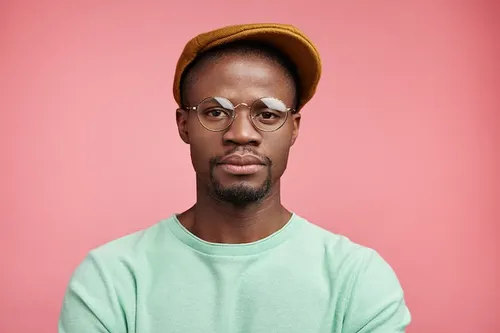
#> input picture 1.jpg, 500 x 333 px
$ python main.py
#> lines starting #> are read from the running program, lines starting #| are printed output that depends on the picture
from PIL import Image
import numpy as np
import os

#geting the image file name from the user
image = input("Enter the image file name (including the extension): ")
#> the answer given: 1.jpg

#the width value to change the magnification

width = 500


#setting thr treshold valure which the pixel value will be compared to

a = 25
b = 50
c = 75
d = 100
e = 125
f = 150
g = 175
h = 200
i = 225
j = 250


#geting thte image to python screipt and makin it to a blacka and whte image
main_path = os.path.dirname(os.path.abspath(__file__))
img = Image.open(os.path.join(main_path, image)).convert("L")
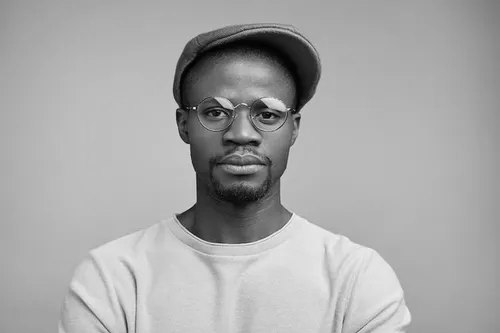
#> img: PIL image 500x333 L; min 1, max 245, mean 168


#rezing the image to counter the fact that the height of terminal charector is double of its widhth
w, h1 = img.size
#> w = 500; h1 = 333
img = img.resize((width, int(((h1 / w) * width) // 2.7)))
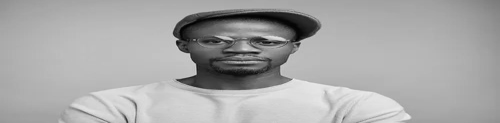
#> img: PIL image 500x123 L; min 1, max 238, mean 168

#converting the image to an numpy array
img_arr = np.array(img)

#selecting the ASCII charectors to act as the pixels
chars = [' ', '.', ':', '-', '=', '+', '*', '#', '%', '@', '&']

# Print loop
for row in range(img_arr.shape[0]):
    for col in range(img_arr.shape[1]):
        v = img_arr[row, col]
        if   v < a: c_ = 0
        elif v < b: c_ = 1
        elif v < c: c_ = 2
        elif v < d: c_ = 3
        elif v < e: c_ = 4
        elif v < f: c_ = 5
        elif v < g: c_ = 6
        elif v < h: c_ = 7
        elif v < i: c_ = 8
        elif v < j: c_ = 9
        else:       c_ = 10
        print(chars[c_], end="")
    print()
